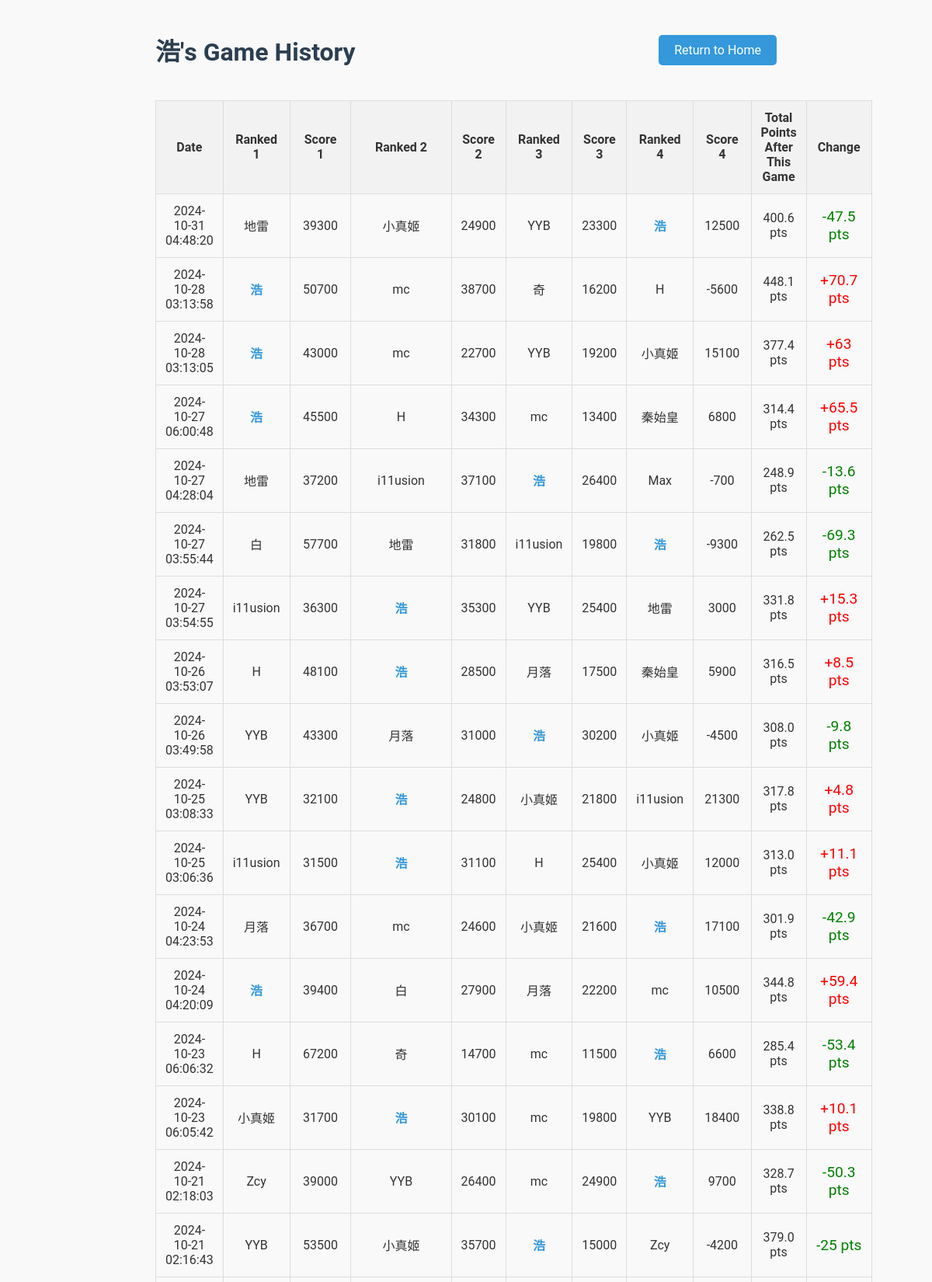
/player/浩 (upper part), run on the app's committed database.
### tables this page shows
CREATE TABLE games (
    game_id INTEGER PRIMARY KEY AUTOINCREMENT,
    player1 TEXT NOT NULL,
    player2 TEXT NOT NULL,
    player3 TEXT NOT NULL,
    player4 TEXT NOT NULL,
    raw_score1 INTEGER NOT NULL,
    raw_score2 INTEGER NOT NULL,
    raw_score3 INTEGER NOT NULL,
    raw_score4 INTEGER NOT NULL,
    final_score1 INTEGER NOT NULL,
    final_score2 INTEGER NOT NULL,
    final_score3 INTEGER NOT NULL,
    final_score4 INTEGER NOT NULL,
    game_date TIMESTAMP DEFAULT CURRENT_TIMESTAMP
);

### app.py (the view)
@app.route("/player/<player_name>")
def player_statistics(player_name):
    player_name = unquote(player_name)  # Decode the URL-encoded player name
    conn = get_db_connection()
    cursor = conn.cursor()
    cursor.execute("""
    SELECT game_date, player1, player2, player3, player4,
           raw_score1, raw_score2, raw_score3, raw_score4,
           final_score1, final_score2, final_score3, final_score4
    FROM games
    WHERE ? IN (player1, player2, player3, player4)
    ORDER BY game_date DESC
    """, (player_name,))
    games = cursor.fetchall()
    running_total = 0
    processed_games = []
    for game in reversed(games):
        players_and_scores = [
            (game['player1'], game['raw_score1'], game['final_score1']),
            (game['player2'], game['raw_score2'], game['final_score2']),
            (game['player3'], game['raw_score3'], game['final_score3']),
            (game['player4'], game['raw_score4'], game['final_score4'])
        ]
        players_and_scores.sort(key=lambda x: x[2], reverse=True)  # Sort by final score
        current_game_points = None
        for player, raw_score, final_score in players_and_scores:
            if player == player_name:
                current_game_points = final_score
                break
        previous_total = running_total
        running_total += current_game_points  # Update cumulative points
        processed_games.append({
            'game_date': game['game_date'],
            'players_and_scores': players_and_scores,
            'point_change': round(current_game_points, 1),
            'previous_total': round(previous_total, 1),
            'total_points_after_game': round(running_total, 1)  # Round the running total
        })
    processed_games.reverse()
    conn.close()
    return render_template("player_statistics.html", player_name=player_name, games=processed_games)

### app.py (called while the page is built)
def get_db_connection():
    conn = sqlite3.connect('mahjong.db')
    conn.row_factory = sqlite3.Row  # Return rows as dictionaries
    return conn

### templates/player_statistics.html (shortened to what this page needs)
<!DOCTYPE html>
<html lang="en">
<head>
</head>
<body>
    <div class="container">
        <div class="header-row">
            <h1>{{ player_name }}'s Game History</h1>
            <div class="return-button">
                <a href="{{ url_for('home') }}">Return to Home</a>
            </div>
        </div>
        <table>
            <tr>
                <th>Date</th>
                <th>Ranked 1</th>
                <th>Score 1</th>
                <th>Ranked 2</th>
                <th>Score 2</th>
                <th>Ranked 3</th>
                <th>Score 3</th>
                <th>Ranked 4</th>
                <th>Score 4</th>
                <th>Total Points After This Game</th>
                <th>Change</th>
            </tr>
            {% for game in games %}
            <tr>
                <td>{{ game['game_date'] }}</td>
                {% for player, raw_score, final_score in game['players_and_scores'] %}
                <td class="{% if player == player_name %}player-highlight{% endif %}">
                    {{ player }}
                </td>
                <td>{{ raw_score }}</td>
                {% endfor %}
                <td>{{ '%.1f' % game['total_points_after_game'] }} pts</td>
                <td class="point-change {% if game['point_change'] > 0 %}positive-change{% else %}negative-change{% endif %}">
                    {% if game['point_change'] > 0 %}+{% endif %}{{ game['point_change'] }} pts
                </td>
            </tr>
            {% endfor %}
        </table>
    </div>
</body>
</html>

### templates/player_statistics.html (style rules this page uses)
body { font-family: 'Roboto', sans-serif; background-color: #f9f9f9; color: #333; margin: 0; padding: 20px; }
.container { max-width: 800px; margin: 0 auto; }
.header-row { display: flex; justify-content: space-between; align-items: center; margin-bottom: 20px; }
h1 { color: #2c3e50; }
table { width: 100%; border-collapse: collapse; margin-top: 20px; }
th, td { padding: 12px; border: 1px solid #ddd; text-align: center; }
th { background-color: #f2f2f2; }
.player-highlight { font-weight: bold; color: #3498db; }
.point-change { font-size: 1.2em; }
.positive-change { color: red; }
.negative-change { color: green; }
.return-button a { text-decoration: none; background-color: #3498db; color: #ffffff; padding: 10px 20px; border-radius: 5px; transition: background-color 0.3s; }

### data on the page
games: game_date "2024-10-31 04:48:20", player4 "地雷", raw_score4 "39300", player3 "小真姬", raw_score3 "24900", player1 "YYB", raw_score1 "23300", player2 "浩", raw_score2 "12500", total_points_after_game "400.6", point_change "-47.5"
games: game_date "2024-10-28 03:13:58", player4 "浩", raw_score4 "50700", player3 "mc", raw_score3 "38700", player2 "奇", raw_score2 "16200", player1 "H", raw_score1 "-5600", total_points_after_game "448.1", point_change "70.7"
games: game_date "2024-10-28 03:13:05", player2 "浩", raw_score2 "43000", player3 "mc", raw_score3 "22700", player1 "YYB", raw_score1 "19200", player4 "小真姬", raw_score4 "15100", total_points_after_game "377.4", point_change "63"
games: game_date "2024-10-27 06:00:48", player4 "浩", raw_score4 "45500", player1 "H", raw_score1 "34300", player2 "mc", raw_score2 "13400", player3 "秦始皇", raw_score3 "6800", total_points_after_game "314.4", point_change "65.5"
games: game_date "2024-10-27 04:28:04", player3 "地雷", raw_score3 "37200", player4 "i11usion", raw_score4 "37100", player2 "浩", raw_score2 "26400", player1 "Max", raw_score1 "-700", total_points_after_game "248.9", point_change "-13.6"
games: game_date "2024-10-27 03:55:44", player4 "白", raw_score4 "57700", player2 "地雷", raw_score2 "31800", player3 "i11usion", raw_score3 "19800", player1 "浩", raw_score1 "-9300", total_points_after_game "262.5", point_change "-69.3"
games: game_date "2024-10-27 03:54:55", player1 "i11usion", raw_score1 "36300", player4 "浩", raw_score4 "35300", player2 "YYB", raw_score2 "25400", player3 "地雷", raw_score3 "3000", total_points_after_game "331.8", point_change "15.3"
games: game_date "2024-10-26 03:53:07", player3 "H", raw_score3 "48100", player2 "浩", raw_score2 "28500", player1 "月落", raw_score1 "17500", player4 "秦始皇", raw_score4 "5900", total_points_after_game "316.5", point_change "8.5"
games: game_date "2024-10-26 03:49:58", player4 "YYB", raw_score4 "43300", player3 "月落", raw_score3 "31000", player1 "浩", raw_score1 "30200", player2 "小真姬", raw_score2 "-4500", total_points_after_game "308.0", point_change "-9.8"
games: game_date "2024-10-25 03:08:33", player2 "YYB", raw_score2 "32100", player1 "浩", raw_score1 "24800", player4 "小真姬", raw_score4 "21800", player3 "i11usion", raw_score3 "21300", total_points_after_game "317.8", point_change "4.8"
games: game_date "2024-10-25 03:06:36", player2 "i11usion", raw_score2 "31500", player3 "浩", raw_score3 "31100", player1 "H", raw_score1 "25400", player4 "小真姬", raw_score4 "12000", total_points_after_game "313.0", point_change "11.1"
games: game_date "2024-10-24 04:23:53", player2 "月落", raw_score2 "36700", player1 "mc", raw_score1 "24600", player4 "小真姬", raw_score4 "21600", player3 "浩", raw_score3 "17100", total_points_after_game "301.9", point_change "-42.9"
games: game_date "2024-10-24 04:20:09", player4 "浩", raw_score4 "39400", player3 "白", raw_score3 "27900", player2 "月落", raw_score2 "22200", player1 "mc", raw_score1 "10500", total_points_after_game "344.8", point_change "59.4"
games: game_date "2024-10-23 06:06:32", player4 "H", raw_score4 "67200", player2 "奇", raw_score2 "14700", player1 "mc", raw_score1 "11500", player3 "浩", raw_score3 "6600", total_points_after_game "285.4", point_change "-53.4"
games: game_date "2024-10-23 06:05:42", player4 "小真姬", raw_score4 "31700", player1 "浩", raw_score1 "30100", player3 "mc", raw_score3 "19800", player2 "YYB", raw_score2 "18400", total_points_after_game "338.8", point_change "10.1"
games: game_date "2024-10-21 02:18:03", player4 "Zcy", raw_score4 "39000", player1 "YYB", raw_score1 "26400", player2 "mc", raw_score2 "24900", player3 "浩", raw_score3 "9700", total_points_after_game "328.7", point_change "-50.3"
games: game_date "2024-10-21 02:16:43", player2 "YYB", raw_score2 "53500", player4 "小真姬", raw_score4 "35700", player1 "浩", raw_score1 "15000", player3 "Zcy", raw_score3 "-4200", total_points_after_game "379.0", point_change "-25"

### other printed values
{{ player_name }} "浩"
